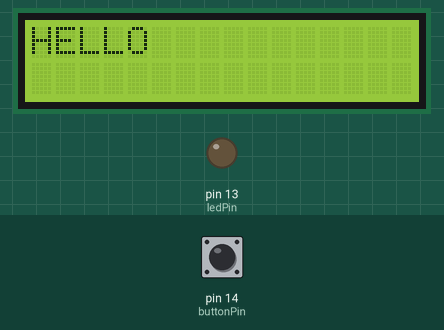
Simulated run of this sketch. Board: Arduino Uno, built with avr-gcc and run on an emulated ATmega328P. Parts: 16×2 character LCD, output pins drawn as LEDs (lit = HIGH). The test bench sets the inputs (shaded band); at power-on: pin 14 (buttonPin) LOW.

Above: at 0.1 s.
At 0.6 s:
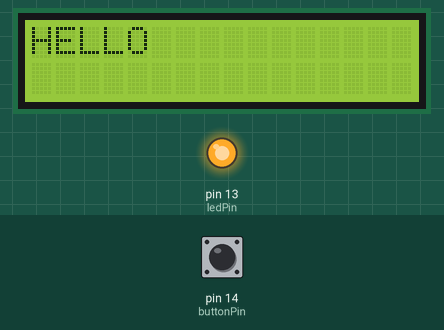
Timing chart, 0 to 2.1 s (numbered marks = the images above):
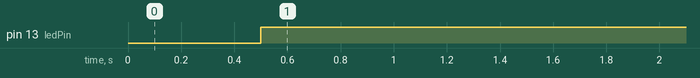

Measured:
- by itself, pin 13 (ledPin): LOW → HIGH at 0.50 s

The sketch:

Time_stamp_arduino.ino
```cpp
#include "TimerOne.h"
#include <EEPROM.h>
#include  <Wire.h>
#include  <LiquidCrystal_I2C.h>
LiquidCrystal_I2C lcd(0x27, 16,2);

const int buttonPin = 14;     // the number of the pushbutton pin
const int ledPin =  13;

// variables will change:
int buttonState = 0;

unsigned int time_100us_cnt;
unsigned char time_100us_flag;
unsigned int time_1ms_cnt;
unsigned char time_1ms_flag;
unsigned int time_10ms_cnt;
unsigned char time_10ms_flag;
unsigned int time_100ms_cnt;
unsigned char time_100ms_flag;
unsigned int time_500ms_cnt;
unsigned char time_500ms_flag;

// the setup function runs once when you press reset or power the board
void setup() {
  // initialize digital pin 13 as a n output.
  pinMode(13, OUTPUT);
  Timer1.initialize(100);                     // initialize timer1, interrupt 100 us
 // Timer1.pwm(9, 512);                       // setup pwm on pin 9, 50% duty cycle
  Timer1.attachInterrupt(interrupt_routine);  // attaches interrupt_routine() as a timer overflow interrupt
  lcd.begin();
  lcd.print("HELLO"); // print a simple message

// initialize the LED pin as an output:
  pinMode(ledPin, OUTPUT);
  // initialize the pushbutton pin as an input:
  pinMode(buttonPin, INPUT);


}

void interrupt_routine()
{
  {

  time_100us_cnt++;
  time_100us_flag = 1;

  if (time_100us_cnt >= 10)
  {
    time_100us_cnt = 0;
    time_1ms_cnt++;
    time_1ms_flag = 1;
    if (time_1ms_cnt >= 10)
    {
      time_1ms_cnt = 0;
      time_10ms_cnt++;
          time_10ms_flag = 1;
      if (time_10ms_cnt >= 10)
        {
        time_10ms_cnt = 0;
              time_100ms_cnt++;
              time_100ms_flag = 1;
              if (time_100ms_cnt >= 5)
              {
                  time_100ms_cnt = 0;
          time_500ms_cnt++;
                  time_500ms_flag = 1;
              }
        }
    }
  }
}

}
void AppTask1ms()
{

}
void AppTask10ms()
{

}
void AppTask100ms()
{

}
void AppTask500ms()
{
  // read the state of the pushbutton value:
  buttonState = digitalRead(buttonPin);

// check if the pushbutton is pressed.
  // if it is, the buttonState is HIGH:
  if (buttonState == HIGH) {
    // turn LED on:
    //digitalWrite(ledPin, HIGH);
    digitalWrite(ledPin, LOW);
   // digitalWrite(13, digitalRead(13) ^ 1);
  } else {
    // turn LED off:
   // digitalWrite(ledPin, LOW);
    digitalWrite(ledPin, HIGH);
   // digitalWrite(13, digitalRead(13) ^ 1);
  }

  //digitalWrite(13, digitalRead(13) ^ 1);

 // digitalWrite(13, digitalRead(13) ^ 1);
}
void timer_task()
{
    if (time_1ms_flag)
    {
        AppTask1ms();
        time_1ms_flag = 0;
    }

    if (time_10ms_flag)
    {
        AppTask10ms();
        time_10ms_flag = 0;
    }

    if (time_100ms_flag)
    {
        AppTask100ms();
        time_100ms_flag = 0;
    }

    if (time_500ms_flag)
    {
        AppTask500ms();
        time_500ms_flag = 0;
    }

}

// the loop function runs over and over again forever
void loop()
{

    timer_task();            // task management

}
```
